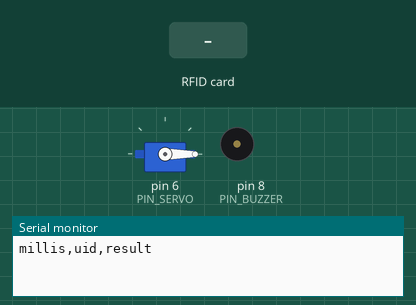
The sketch below on a simulated Arduino Uno, built with avr-gcc and run on an emulated ATmega328P. On the bench: servo, buzzer (waves = sounding), the last lines printed to the serial monitor. The inputs (shaded band) are chosen by the test bench.

Above: at 1.2 s.
1.3 s: RFID card 11 22 33 44 held to the reader
At 2.2 s:
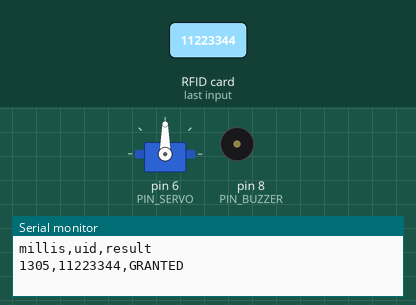
2.9 s: RFID card C0 FF EE 99 held to the reader
At 2.97 s:
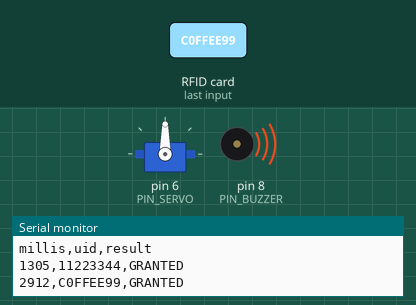
4.4 s: RFID card 5E 7A 19 C4 held to the reader
At 5.9 s:
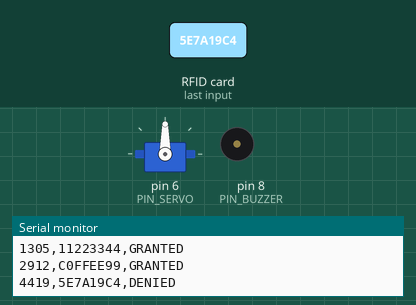
Timing chart, 0 to 9.4 s (numbered marks = the images above; inputs shaded):
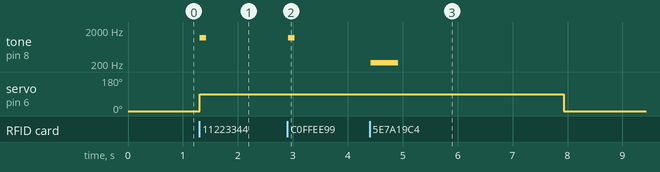

The sketch:

taplock.ino
```cpp
/*
  TapLock - RFID access control
  Course project

  Hardware
    Arduino UNO R3      KS0001
    RC522 RFID reader   KS0067   (3.3 V only)
    Micro servo 9g      KS0209
    Passive buzzer      KS0019

  Wiring
    RC522 VCC  -> 3.3V     RC522 RST  -> D9     RC522 SDA  -> D10
    RC522 GND  -> GND      RC522 MOSI -> D11    RC522 MISO -> D12
                           RC522 SCK  -> D13
    Servo PWM  -> D6       servo +  -> 5V       servo -  -> GND
    Buzzer S   -> D8       buzzer + -> 5V       buzzer - -> GND

  Every attempt is printed to the serial port as one CSV line:
    millis,uid,result
  Lines starting with # are status messages, not data.
*/

#include <SPI.h>
#include <MFRC522.h>
#include <Servo.h>

// Pins
const uint8_t PIN_RST    = 9;
const uint8_t PIN_SS     = 10;
const uint8_t PIN_SERVO  = 6;
const uint8_t PIN_BUZZER = 8;

// Settings
const int      ANGLE_LOCKED   = 0;      // servo angle when locked
const int      ANGLE_OPEN     = 90;     // servo angle when open
const uint32_t UNLOCK_TIME_MS = 5000;   // how long the lock stays open
const uint8_t  MAX_TRIES      = 3;      // wrong cards in a row before lockout
const uint32_t LOCKOUT_MS     = 30000;  // how long cards are ignored after that

// Authorised cards, one UID per line. Print a UID with read_uid.ino and paste it here.
// The two below are preset cards of the Wokwi simulator; replace them with the real cards.
const uint8_t UID_SIZE = 4;
const uint8_t AUTHORISED[][UID_SIZE] = {
  { 0x11, 0x22, 0x33, 0x44 },   // Wokwi green card
  { 0xC0, 0xFF, 0xEE, 0x99 }    // Wokwi key fob
};
const uint8_t CARD_COUNT = sizeof(AUTHORISED) / sizeof(AUTHORISED[0]);

MFRC522 rfid(PIN_SS, PIN_RST);
Servo   lockServo;

enum State { LOCKED, UNLOCKED, LOCKOUT };
State    state      = LOCKED;
uint32_t stateSince = 0;       // millis() when the current state started
uint8_t  wrongTries = 0;

// Every state change goes through here, and the servo follows the state:
// only UNLOCKED opens the lock.
void setState(State s) {
  state = s;
  stateSince = millis();
  lockServo.write(s == UNLOCKED ? ANGLE_OPEN : ANGLE_LOCKED);
}

bool isAuthorised(const uint8_t *uid, uint8_t size) {
  if (size != UID_SIZE) return false;   // 7-byte UIDs are never in the list
  for (uint8_t i = 0; i < CARD_COUNT; i++) {
    if (memcmp(uid, AUTHORISED[i], UID_SIZE) == 0) return true;
  }
  return false;
}

void logAttempt(const uint8_t *uid, uint8_t size, const char *result) {
  Serial.print(millis());
  Serial.print(',');
  for (uint8_t i = 0; i < size; i++) {
    if (uid[i] < 0x10) Serial.print('0');
    Serial.print(uid[i], HEX);
  }
  Serial.print(',');
  Serial.println(result);
}

void beepAccepted() { tone(PIN_BUZZER, 1200, 120); }   // short, high
void beepDenied()   { tone(PIN_BUZZER,  220, 500); }   // long, low

void setup() {
  Serial.begin(9600);
  SPI.begin();
  rfid.PCD_Init();

  // Set the angle before attach(), otherwise the servo starts at 90 degrees
  // and the lock opens for a moment at power-up.
  lockServo.write(ANGLE_LOCKED);
  lockServo.attach(PIN_SERVO);
  pinMode(PIN_BUZZER, OUTPUT);

  // A missing or badly wired reader answers 0x00 or 0xFF instead of its version.
  byte version = rfid.PCD_ReadRegister(MFRC522::VersionReg);
  if (version == 0x00 || version == 0xFF) {
    Serial.println(F("# RC522 not responding, check the wiring"));
  }

  Serial.println(F("millis,uid,result"));
  setState(LOCKED);
}

void loop() {
  uint32_t now = millis();

  if (state == UNLOCKED && now - stateSince >= UNLOCK_TIME_MS) {
    setState(LOCKED);
  }
  if (state == LOCKOUT && now - stateSince >= LOCKOUT_MS) {
    wrongTries = 0;
    setState(LOCKED);
  }
  if (state == LOCKOUT) return;   // cards are not read during lockout

  if (!rfid.PICC_IsNewCardPresent()) return;
  if (!rfid.PICC_ReadCardSerial())   return;

  if (isAuthorised(rfid.uid.uidByte, rfid.uid.size)) {
    wrongTries = 0;
    logAttempt(rfid.uid.uidByte, rfid.uid.size, "GRANTED");
    beepAccepted();
    setState(UNLOCKED);
  } else {
    wrongTries++;
    logAttempt(rfid.uid.uidByte, rfid.uid.size, "DENIED");
    beepDenied();
    if (wrongTries >= MAX_TRIES) {
      logAttempt(rfid.uid.uidByte, rfid.uid.size, "LOCKOUT");
      setState(LOCKOUT);
    }
  }

  rfid.PICC_HaltA();        // the card stays silent until it is taken away
  rfid.PCD_StopCrypto1();
}
```

Measured:
- after the input at 1.3 s, tone on pin 8 (PIN_BUZZER): silent → 1200 Hz at once, → silent 0.12 s later; servo on pin 6 (PIN_SERVO): 0° → 90° at once
- after the input at 2.9 s, tone on pin 8 (PIN_BUZZER): silent → 1200 Hz at once, → silent 0.12 s later
- after the input at 4.4 s, tone on pin 8 (PIN_BUZZER): silent → 220 Hz at once, → silent 0.50 s later
